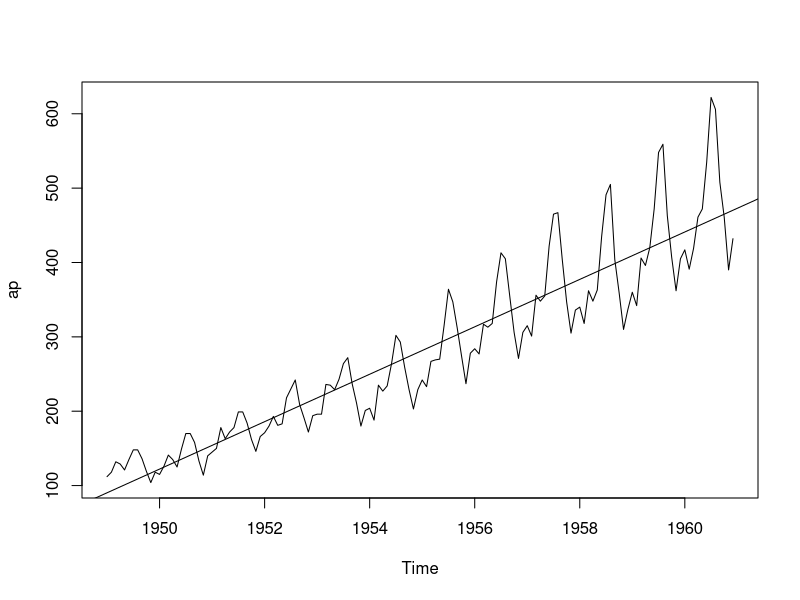
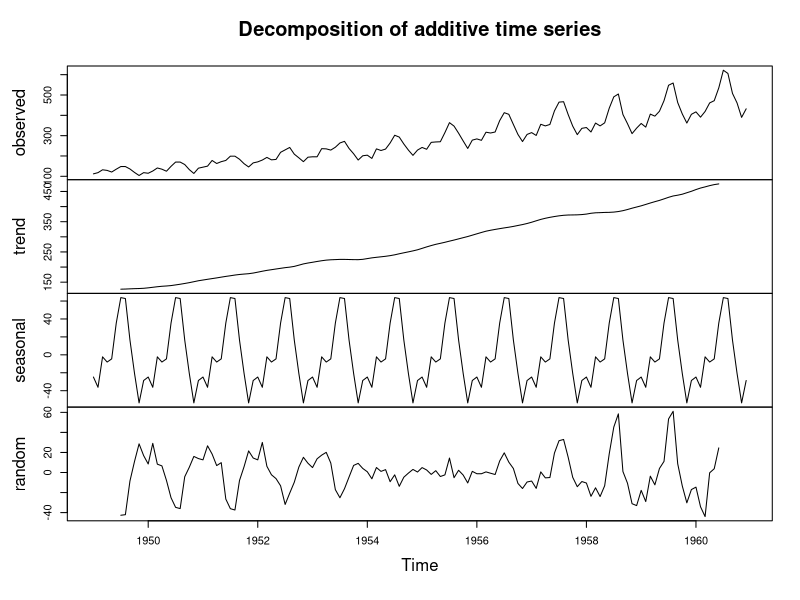

These charts were generated, in order, by the following R code: (Note: this script raises an error after producing the figures.)
ap<-AirPassengers
plot(ap)
start(ap)
end(ap)
abline(lm(AirPassengers~time(AirPassengers)))
decomposed<-decompose(ap)
plot(decomposed)

#finding varaince
variance=log(AirPassengers)
plot(varaince, main="Difference in Variance")
#finding mean
mean=diff(AirPassengers)
plot(mean, main="Difference in Mean")

#finding auto correlation factor
acf(diff(AirPassengers))

#finding partial correlation factor
pacf(diff(AirPassengers))

#building model

model<-arima(log(AirPassengers),c(0,1,1),seasonal = list(order=c(0,1,0),period=12))

#prediction
prediction<- predict(model,48)
prediction

#converting log values in numeric
air_prediction<-2.718 ^ prediction
#plotting time series prediction
ts.plot(AirPassengers,air_prediction,log="y",lty=c(1,3))
